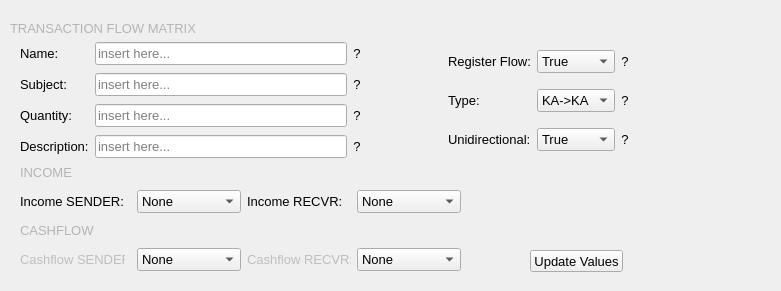
    <widget class="QWidget" name="widget_7" native="true">
     <property name="geometry">
      <rect>
       <x>-10</x>
       <y>300</y>
       <width>781</width>
       <height>291</height>
      </rect>
     </property>
     <widget class="QWidget" name="widget_6" native="true">
      <property name="geometry">
       <rect>
        <x>650</x>
        <y>180</y>
        <width>111</width>
        <height>91</height>
       </rect>
      </property>
      <layout class="QGridLayout" name="gridLayout_5"/>
     </widget>
     <widget class="QWidget" name="widget_5" native="true">
      <property name="geometry">
       <rect>
        <x>390</x>
        <y>40</y>
        <width>239</width>
        <height>121</height>
       </rect>
      </property>
      <layout class="QGridLayout" name="gridLayout_4">
       <item row="2" column="2">
        <widget class="QComboBox" name="registerFlowBox">
         <property name="toolTip">
          <string>Register in the top part of the transaction matrix?</string>
         </property>
         <property name="styleSheet">
          <string notr="true">font-size: 10pt;</string>
         </property>
         <item>
          <property name="text">
           <string>True</string>
          </property>
         </item>
         <item>
          <property name="text">
           <string>False</string>
          </property>
         </item>
        </widget>
       </item>
       <item row="3" column="3">
        <widget class="QPushButton" name="arrangeButton_8">
         <property name="enabled">
          <bool>true</bool>
         </property>
         <property name="toolTip">
          <string>&lt;html&gt;&lt;head/&gt;&lt;body&gt;&lt;p&gt;&lt;span style=&quot; font-size:8pt;&quot;&gt;Account From -&amp;gt; To&lt;/span&gt;&lt;/p&gt;&lt;p&gt;&lt;span style=&quot; font-size:8pt;&quot;&gt;KA = Capital Account&lt;/span&gt;&lt;/p&gt;&lt;p&gt;&lt;span style=&quot; font-size:8pt;&quot;&gt;CA = Current Account&lt;/span&gt;&lt;/p&gt;&lt;/body&gt;&lt;/html&gt;</string>
         </property>
         <property name="styleSheet">
          <string notr="true">font-size:10pt;
border-radius: 10px;</string>
         </property>
         <property name="text">
          <string>?</string>
         </property>
        </widget>
       </item>
       <item row="4" column="1">
        <widget class="QLabel" name="label_16">
         <property name="styleSheet">
          <string notr="true">font-size:10pt;</string>
         </property>
         <property name="text">
          <string>Unidirectional:</string>
         </property>
        </widget>
       </item>
       <item row="4" column="2">
        <widget class="QComboBox" name="comboUnidir">
         <property name="styleSheet">
          <string notr="true">font-size: 10pt;</string>
         </property>
         <item>
          <property name="text">
           <string>True</string>
          </property>
         </item>
         <item>
          <property name="text">
           <string>False</string>
          </property>
         </item>
        </widget>
       </item>
       <item row="4" column="3">
        <widget class="QPushButton" name="arrangeButton_9">
         <property name="enabled">
          <bool>true</bool>
         </property>
         <property name="toolTip">
          <string>&lt;html&gt;&lt;head/&gt;&lt;body&gt;&lt;p&gt;Restrict values to zero or greater&lt;/p&gt;&lt;/body&gt;&lt;/html&gt;</string>
         </property>
         <property name="styleSheet">
          <string notr="true">font-size:10pt;
border-radius: 10px;</string>
         </property>
         <property name="text">
          <string>?</string>
         </property>
        </widget>
       </item>
       <item row="3" column="1">
        <widget class="QLabel" name="label_7">
         <property name="styleSheet">
          <string notr="true">font-size:10pt;</string>
         </property>
         <property name="text">
          <string>Type:</string>
         </property>
        </widget>
       </item>
       <item row="2" column="3">
        <widget class="QPushButton" name="arrangeButton_7">
         <property name="enabled">
          <bool>true</bool>
         </property>
         <property name="toolTip">
          <string>&lt;html&gt;&lt;head/&gt;&lt;body&gt;&lt;p&gt;&lt;span style=&quot; font-size:8pt;&quot;&gt;Register the flow in the upper half of the transaction flow matrix?&lt;/span&gt;&lt;/p&gt;&lt;/body&gt;&lt;/html&gt;</string>
         </property>
         <property name="styleSheet">
          <string notr="true">font-size:10pt;
border-radius: 10px;</string>
         </property>
         <property name="text">
          <string>?</string>
         </property>
        </widget>
       </item>
       <item row="2" column="1">
        <widget class="QLabel" name="label_6">
         <property name="styleSheet">
          <string notr="true">font-size:10pt;</string>
         </property>
         <property name="text">
          <string>Register Flow:</string>
         </property>
        </widget>
       </item>
       <item row="3" column="2">
        <widget class="QComboBox" name="editType">
         <property name="styleSheet">
          <string notr="true">font-size: 10pt;</string>
         </property>
         <item>
          <property name="text">
           <string>KA-&gt;KA</string>
          </property>
         </item>
         <item>
          <property name="text">
           <string>CA-&gt;KA</string>
          </property>
         </item>
         <item>
          <property name="text">
           <string>CA-&gt;CA</string>
          </property>
         </item>
         <item>
          <property name="text">
           <string>KA-&gt;CA</string>
          </property>
         </item>
        </widget>
       </item>
       <item row="3" column="0">
        <spacer name="horizontalSpacer_3">
         <property name="orientation">
          <enum>Qt::Horizontal</enum>
         </property>
         <property name="sizeHint" stdset="0">
          <size>
           <width>40</width>
           <height>20</height>
          </size>
         </property>
        </spacer>
       </item>
      </layout>
     </widget>
     <widget class="QWidget" name="widget_2" native="true">
      <property name="geometry">
       <rect>
        <x>20</x>
        <y>40</y>
        <width>341</width>
        <height>121</height>
       </rect>
      </property>
      <layout class="QGridLayout" name="gridLayout">
       <item row="4" column="5">
        <widget class="QPushButton" name="arrangeButton_6">
         <property name="enabled">
          <bool>true</bool>
         </property>
         <property name="toolTip">
          <string>This is a description string for better documentation</string>
         </property>
         <property name="styleSheet">
          <string notr="true">font-size:10pt;
border-radius: 10px;</string>
         </property>
         <property name="text">
          <string>?</string>
         </property>
        </widget>
       </item>
       <item row="4" column="1">
        <widget class="QLineEdit" name="editDescription">
         <property name="styleSheet">
          <string notr="true">font-size: 10pt;</string>
         </property>
         <property name="placeholderText">
          <string>insert here...</string>
         </property>
        </widget>
       </item>
       <item row="4" column="0">
        <widget class="QLabel" name="label_14">
         <property name="toolTip">
          <string>&lt;html&gt;&lt;head/&gt;&lt;body&gt;&lt;p&gt;Insert a short but understandable description&lt;/p&gt;&lt;/body&gt;&lt;/html&gt;</string>
         </property>
         <property name="styleSheet">
          <string notr="true">font-size:10pt;</string>
         </property>
         <property name="text">
          <string>Description:</string>
         </property>
        </widget>
       </item>
       <item row="1" column="0">
        <widget class="QLabel" name="label_9">
         <property name="toolTip">
          <string>&lt;html&gt;&lt;head/&gt;&lt;body&gt;&lt;p&gt;This is the row label in the transaction flow matrix&lt;/p&gt;&lt;/body&gt;&lt;/html&gt;</string>
         </property>
         <property name="styleSheet">
          <string notr="true">font-size:10pt;</string>
         </property>
         <property name="text">
          <string>Subject:</string>
         </property>
        </widget>
       </item>
       <item row="1" column="1">
        <widget class="QLineEdit" name="editSubject">
         <property name="styleSheet">
          <string notr="true">font-size: 10pt;</string>
         </property>
         <property name="placeholderText">
          <string>insert here...</string>
         </property>
        </widget>
       </item>
       <item row="3" column="1">
        <widget class="QLineEdit" name="editQuantity">
         <property name="styleSheet">
          <string notr="true">font-size: 10pt;</string>
         </property>
         <property name="placeholderText">
          <string>insert here...</string>
         </property>
        </widget>
       </item>
       <item row="1" column="5">
        <widget class="QPushButton" name="arrangeButton_3">
         <property name="enabled">
          <bool>true</bool>
         </property>
         <property name="toolTip">
          <string>This will label the row in the transaction flow matrix </string>
         </property>
         <property name="styleSheet">
          <string notr="true">font-size:10pt;
border-radius: 10px;</string>
         </property>
         <property name="text">
          <string>?</string>
         </property>
        </widget>
       </item>
       <item row="3" column="0">
        <widget class="QLabel" name="label_8">
         <property name="toolTip">
          <string>&lt;html&gt;&lt;head/&gt;&lt;body&gt;&lt;p&gt;Put a mathematical expression like 'q' or 'I_f'&lt;/p&gt;&lt;/body&gt;&lt;/html&gt;</string>
         </property>
         <property name="styleSheet">
          <string notr="true">font-size:10pt;</string>
         </property>
         <property name="text">
          <string>Quantity:</string>
         </property>
        </widget>
       </item>
       <item row="3" column="5">
        <widget class="QPushButton" name="arrangeButton_5">
         <property name="enabled">
          <bool>true</bool>
         </property>
         <property name="toolTip">
          <string>This is an analytical expression, i.e. the cell in the transaction flow matrix</string>
         </property>
         <property name="styleSheet">
          <string notr="true">font-size:10pt;
border-radius: 10px;</string>
         </property>
         <property name="text">
          <string>?</string>
         </property>
        </widget>
       </item>
       <item row="0" column="0">
        <widget class="QLabel" name="label_15">
         <property name="toolTip">
          <string>&lt;html&gt;&lt;head/&gt;&lt;body&gt;&lt;p&gt;This determines the python function name later&lt;/p&gt;&lt;/body&gt;&lt;/html&gt;</string>
         </property>
         <property name="styleSheet">
          <string notr="true">font-size:10pt;</string>
         </property>
         <property name="text">
          <string>Name:</string>
         </property>
        </widget>
       </item>
       <item row="0" column="1">
        <widget class="QLineEdit" name="editShortname">
         <property name="styleSheet">
          <string notr="true">font-size: 10pt;
border-color: rgb(255, 80, 80)</string>
         </property>
         <property name="placeholderText">
          <string>insert here...</string>
         </property>
        </widget>
       </item>
       <item row="0" column="5">
        <widget class="QPushButton" name="arrangeButton_4">
         <property name="enabled">
          <bool>true</bool>
         </property>
         <property name="toolTip">
          <string>This will be the name of the transaction in the Python script and the display name in the graph</string>
         </property>
         <property name="styleSheet">
          <string notr="true">font-size:10pt;
border-radius: 10px;</string>
         </property>
         <property name="text">
          <string>?</string>
         </property>
        </widget>
       </item>
      </layout>
     </widget>
     <widget class="QLabel" name="agent1Label_6">
      <property name="geometry">
       <rect>
        <x>10</x>
        <y>20</y>
        <width>321</width>
        <height>16</height>
       </rect>
      </property>
      <property name="font">
       <font>
        <pointsize>10</pointsize>
        <weight>1</weight>
        <bold>false</bold>
       </font>
      </property>
      <property name="styleSheet">
       <string notr="true">font-size:10pt;
color: rgb(180, 180, 180);</string>
      </property>
      <property name="text">
       <string>TRANSACTION FLOW MATRIX</string>
      </property>
     </widget>
     <widget class="QWidget" name="widget_4" native="true">
      <property name="geometry">
       <rect>
        <x>20</x>
        <y>160</y>
        <width>441</width>
        <height>111</height>
       </rect>
      </property>
      <layout class="QGridLayout" name="gridLayout_3">
       <item row="1" column="3">
        <widget class="QLabel" name="label_12">
         <property name="styleSheet">
          <string notr="true">font-size:10pt</string>
         </property>
         <property name="text">
          <string>Income RECVR:</string>
         </property>
        </widget>
       </item>
       <item row="0" column="0" colspan="2">
        <widget class="QLabel" name="agent1Label_4">
         <property name="font">
          <font>
           <pointsize>10</pointsize>
           <weight>1</weight>
           <bold>false</bold>
          </font>
         </property>
         <property name="styleSheet">
          <string notr="true">font-size:10pt;
color: rgb(180, 180, 180);</string>
         </property>
         <property name="text">
          <string>INCOME </string>
         </property>
        </widget>
       </item>
       <item row="4" column="3">
        <widget class="QLabel" name="label_13">
         <property name="enabled">
          <bool>false</bool>
         </property>
         <property name="styleSheet">
          <string notr="true">font-size:10pt</string>
         </property>
         <property name="text">
          <string>Cashflow RECVR:</string>
         </property>
        </widget>
       </item>
       <item row="4" column="0">
        <widget class="QLabel" name="label_11">
         <property name="enabled">
          <bool>false</bool>
         </property>
         <property name="styleSheet">
          <string notr="true">font-size:10pt;</string>
         </property>
         <property name="text">
          <string>Cashflow SENDER:</string>
         </property>
        </widget>
       </item>
       <item row="1" column="0">
        <widget class="QLabel" name="label_10">
         <property name="styleSheet">
          <string notr="true">font-size:10pt;</string>
         </property>
         <property name="text">
          <string>Income SENDER:</string>
         </property>
        </widget>
       </item>
       <item row="2" column="0" colspan="2">
        <widget class="QLabel" name="agent1Label_5">
         <property name="font">
          <font>
           <pointsize>10</pointsize>
           <weight>1</weight>
           <bold>false</bold>
          </font>
         </property>
         <property name="styleSheet">
          <string notr="true">font-size:10pt;
color: rgb(180, 180, 180);</string>
         </property>
         <property name="text">
          <string>CASHFLOW</string>
         </property>
        </widget>
       </item>
       <item row="1" column="5">
        <widget class="QComboBox" name="comboIncomeRight">
         <property name="toolTip">
          <string>&lt;html&gt;&lt;head/&gt;&lt;body&gt;&lt;p&gt;automatically registers income statement of the receiver agent&lt;/p&gt;&lt;/body&gt;&lt;/html&gt;</string>
         </property>
         <property name="styleSheet">
          <string notr="true">font-size: 10pt;</string>
         </property>
         <item>
          <property name="text">
           <string>None</string>
          </property>
         </item>
         <item>
          <property name="text">
           <string>Non-Op. Income</string>
          </property>
         </item>
         <item>
          <property name="text">
           <string>Expense</string>
          </property>
         </item>
         <item>
          <property name="text">
           <string>Tax</string>
          </property>
         </item>
         <item>
          <property name="text">
           <string>Interest</string>
          </property>
         </item>
         <item>
          <property name="text">
           <string>Nontax. Profit</string>
          </property>
         </item>
         <item>
          <property name="text">
           <string>Nontax. Loss</string>
          </property>
         </item>
         <item>
          <property name="text">
           <string>Revenue</string>
          </property>
         </item>
         <item>
          <property name="text">
           <string>Gain</string>
          </property>
         </item>
         <item>
          <property name="text">
           <string>Loss</string>
          </property>
         </item>
        </widget>
       </item>
       <item row="1" column="2">
        <widget class="QComboBox" name="comboIncomeLeft">
         <property name="toolTip">
          <string>&lt;html&gt;&lt;head/&gt;&lt;body&gt;&lt;p&gt;automatically registeres income statement of the sender agent&lt;/p&gt;&lt;/body&gt;&lt;/html&gt;</string>
         </property>
         <property name="styleSheet">
          <string notr="true">font-size: 10pt;</string>
         </property>
         <item>
          <property name="text">
           <string>None</string>
          </property>
         </item>
         <item>
          <property name="text">
           <string>Non-Op. Income</string>
          </property>
         </item>
         <item>
          <property name="text">
           <string>Revenue</string>
          </property>
         </item>
         <item>
          <property name="text">
           <string>Expense</string>
          </property>
         </item>
         <item>
          <property name="text">
           <string>Tax</string>
          </property>
         </item>
         <item>
          <property name="text">
           <string>Interest</string>
          </property>
         </item>
         <item>
          <property name="text">
           <string>Nontax.Profit</string>
          </property>
         </item>
         <item>
          <property name="text">
           <string>Nontax. Loss</string>
          </property>
         </item>
         <item>
          <property name="text">
           <string>Gain</string>
          </property>
         </item>
         <item>
          <property name="text">
           <string>Loss</string>
          </property>
         </item>
        </widget>
       </item>
       <item row="4" column="2">
        <widget class="QComboBox" name="comboCashLeft">
         <property name="enabled">
          <bool>true</bool>
         </property>
         <property name="styleSheet">
          <string notr="true">font-size: 10pt;</string>
         </property>
         <item>
          <property name="text">
           <string>None</string>
          </property>
         </item>
         <item>
          <property name="text">
           <string>Operating</string>
          </property>
         </item>
         <item>
          <property name="text">
           <string>Financing</string>
          </property>
         </item>
         <item>
          <property name="text">
           <string>Investing</string>
          </property>
         </item>
        </widget>
       </item>
       <item row="4" column="5">
        <widget class="QComboBox" name="comboCashRight">
         <property name="enabled">
          <bool>true</bool>
         </property>
         <property name="styleSheet">
          <string notr="true">font-size: 10pt;</string>
         </property>
         <item>
          <property name="text">
           <string>None</string>
          </property>
         </item>
         <item>
          <property name="text">
           <string>Operating</string>
          </property>
         </item>
         <item>
          <property name="text">
           <string>Financing</string>
          </property>
         </item>
         <item>
          <property name="text">
           <string>Investing</string>
          </property>
         </item>
        </widget>
       </item>
       <item row="1" column="1">
        <spacer name="horizontalSpacer">
         <property name="orientation">
          <enum>Qt::Horizontal</enum>
         </property>
         <property name="sizeHint" stdset="0">
          <size>
           <width>40</width>
           <height>20</height>
          </size>
         </property>
        </spacer>
       </item>
       <item row="1" column="4">
        <spacer name="horizontalSpacer_2">
         <property name="orientation">
          <enum>Qt::Horizontal</enum>
         </property>
         <property name="sizeHint" stdset="0">
          <size>
           <width>40</width>
           <height>20</height>
          </size>
         </property>
        </spacer>
       </item>
      </layout>
     </widget>
     <widget class="QPushButton" name="udpateButton">
      <property name="geometry">
       <rect>
        <x>530</x>
        <y>250</y>
        <width>93</width>
        <height>22</height>
       </rect>
      </property>
      <property name="styleSheet">
       <string notr="true">QPushButton{
border-color: rgb(255, 144, 146);
font-size:10pt;
}


QPushButton:pressed {
background-color: rgb(212, 212, 212);
border-color: rgb(255, 144, 146);
}
</string>
      </property>
      <property name="text">
       <string>Update Values</string>
      </property>
     </widget>
    </widget>
